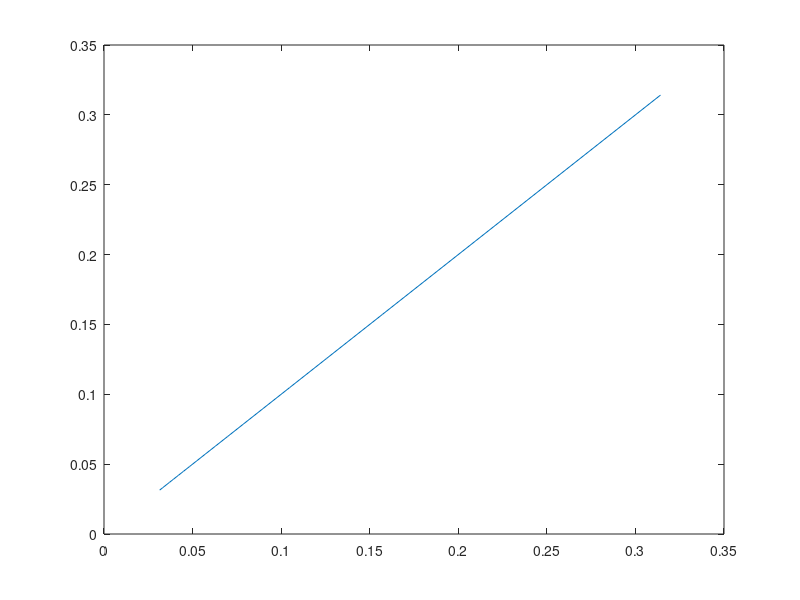

Reproduce this figure in MATLAB.
% Exercício 

f = @(x) sin(x);

integral(f,0,pi)

deltas =[];
erros = [];

for n=10:5:100
    
    Dx = pi/n;
    x = [0:Dx:pi];
    size(x);

    F = f(x);
    S = F(1) + F(end);

    % Meio 2
    S = F(1) + F(end);
    for i = 2:size(x,2)-1

        if(mod(i,2) == 0) 
            S= S + 4*F(i);
        else
            S=S+2*F(i);
        end
    end
    error = S-2
    deltas=[deltas Dx];
    erros = [erros Dx];

end

plot(deltas,erros)
S=S*Dx/3
